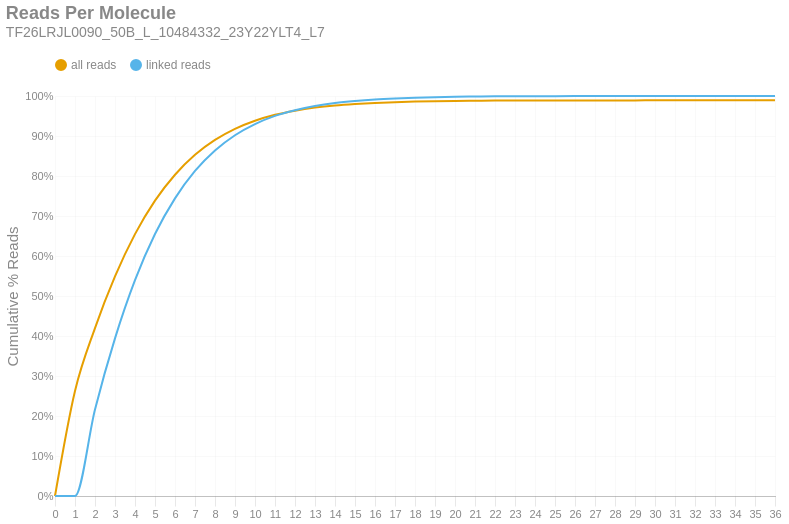

The cell this chart's notebook holds for it:
### Markdown cell above
### Reads per Molecule
This chart shows the cumulative distribution of the number of reads per linked molecule. That is, how many alignments are associated with a unique molecule. This excludes the number of reads associated with invalid or absent linked-read barcodes. The `linked` histogram is the percentages recalculated when disregarding singletons.

### Code cell
if SKIPLR:
    print_html(f"Skipped")
else:
    counts = np.bincount(valids['reads'].cast(pl.Int64).to_numpy())
    weighted = counts * np.arange(len(counts))
    all_perc = weighted / n_reads
    linked_perc = weighted / n_linked_reads
    linked_perc[1] = 0
    binned_df = pl.DataFrame({
        'readsper': list(range(len(counts))),
        'all reads (cumsum)': np.cumsum(all_perc).tolist(),
        'linked reads (cumsum)': np.cumsum(linked_perc).tolist(),
    })

    with SafeRender(binned_df):
        (
            density_plot(binned_df, 'Reads Per Molecule', samplename, 'readspmol')
            .encode(
                x=alt.X('readsper:O', title=None).axis(labelAngle=0).scale(padding=0),
                y=alt.Y('value:Q', title='Cumulative % Reads').axis(format='%').stack(False),
                color=alt.Color("key:N").scale(domain=["all reads", "linked reads"]),
                tooltip=[
                    alt.Tooltip("key:N", title="Data Type"),
                    alt.Tooltip("readsper:O", title="Reads Per Molecule"),
                    alt.Tooltip("value:Q", format=".2%", title="% Reads (Cum.)")
                ]            
            )
        ).display()

### Figure 1 — Vega-Lite specification as saved in the notebook (floating-point values rounded to 4 significant figures)
{"width": "container", "height": 400, "config": {"title": {"anchor": "start", "dy": -15, "fontSize": 18, "color": "#888888", "subtitleColor": "#888888", "subtitleFontSize": 14}, "arc": {"fill": "#0072B2"}, "axis": {"domainColor": "#888888", "domainWidth": 0.5, "gridWidth": 0.2, "grid": false, "titleFontWeight": 400, "titleFontSize": 15, "labelFontSize": 11, "labelColor": "#888888", "tickColor": "#888888", "tickWidth": 0.2, "titleColor": "#888888"}, "axisBand": {"grid": false}, "axisX": {"grid": true, "tickSize": 10, "domainCap": "round"}, "axisY": {"domain": false, "grid": true, "tickSize": 0, "domainCap": "round"}, "background": "transparent", "header": {"labelFontSize": 15, "labelColor": "#888888", "titleFontSize": 15, "titleFontWeight": 600, "titleColor": "#888888"}, "legend": {"labelFont": "sans-serif", "labelFontSize": 12, "labelColor": "#888888", "symbolSize": 100, "symbolType": "circle", "titleFontSize": 12, "titlePadding": 10, "titleColor": "#888888", "title": null, "orient": "top"}, "range": {"category": ["#E69F00", "#56B4E9", "#009E73", "#F0E442", "#0072B2", "#D55E00", "#CC79A7", "#000000"], "diverging": ["#cfe8f3", "#a2d4ec", "#73bfe2", "#46abdb", "#1696d2", "#12719e"]}, "area": {"fill": "#0072B2", "fillOpacity": 0.7, "line": true, "strokeOpacity": 0.7}, "line": {"color": "#0072B2", "stroke": "#0072B2", "strokeWidth": 2}, "trail": {"color": "#0072B2", "stroke": "#0072B2", "strokeWidth": 0, "size": 1}, "point": {"filled": true, "fillOpacity": 1.0, "size": 95}, "text": {"color": "#888888", "fontSize": 11, "align": "right", "fontWeight": 400, "size": 11}, "bar": {"fill": "#0072B2", "stroke": null}, "view": {"stroke": null, "continuousWidth": 660, "continuousHeight": 400}}, "data": {"name": "data-d7b8c46e61ee4db302f9ac8c60bba8f3"}, "mark": {"type": "line", "interpolate": "monotone", "point": {"opacity": 0, "size": 275}}, "encoding": {"color": {"field": "key", "scale": {"domain": ["all reads", "linked reads"]}, "type": "nominal"}, "tooltip": [{"field": "key", "title": "Data Type", "type": "nominal"}, {"field": "readsper", "title": "Reads Per Molecule", "type": "ordinal"}, {"field": "value", "format": ".2%", "title": "% Reads (Cum.)", "type": "quantitative"}], "x": {"axis": {"labelAngle": 0}, "field": "readsper", "scale": {"padding": 0}, "title": null, "type": "ordinal"}, "y": {"axis": {"format": "%"}, "field": "value", "stack": false, "title": "Cumulative % Reads", "type": "quantitative"}}, "params": [{"name": "param_c36ac31b6afebe62", "select": {"type": "point", "fields": ["key"]}, "bind": "legend"}], "title": {"text": "Reads Per Molecule", "subtitle": "TF26LRJL0090_50B_L_10484332_23Y22YLT4_L7"}, "transform": [{"fold": ["all reads (cumsum)", "linked reads (cumsum)"]}, {"calculate": "replace(datum.key, ' (cumsum)', '')", "as": "key"}, {"filter": {"param": "param_c36ac31b6afebe62"}}], "usermeta": {"embedOptions": {"downloadFileName": "TF26LRJL0090_50B_L_10484332_23Y22YLT4_L7.readspmol"}}, "$schema": "https://vega.github.io/schema/vega-lite/v6.4.1.json", "datasets": {"data-d7b8c46e61ee4db302f9ac8c60bba8f3": [{"readsper": 0, "all reads (cumsum)": 0.0, "linked reads (cumsum)": 0.0}, {"readsper": 1, "all reads (cumsum)": 0.2626, "linked reads (cumsum)": 0.0}, {"readsper": 2, "all reads (cumsum)": 0.4198, "linked reads (cumsum)": 0.2164}, {"readsper": 3, "all reads (cumsum)": 0.5489, "linked reads (cumsum)": 0.3941}, {"readsper": 4, "all reads (cumsum)": 0.6546, "linked reads (cumsum)": 0.5396}, {"readsper": 5, "all reads (cumsum)": 0.7384, "linked reads (cumsum)": 0.655}, {"readsper": 6, "all reads (cumsum)": 0.8032, "linked reads (cumsum)": 0.7441}, {"readsper": 7, "all reads (cumsum)": 0.853, "linked reads (cumsum)": 0.8127}, {"readsper": 8, "all reads (cumsum)": 0.8902, "linked reads (cumsum)": 0.8638}, {"readsper": 9, "all reads (cumsum)": 0.9179, "linked reads (cumsum)": 0.9019}, {"readsper": 10, "all reads (cumsum)": 0.9381, "linked reads (cumsum)": 0.9298}, {"readsper": 11, "all reads (cumsum)": 0.953, "linked reads (cumsum)": 0.9502}, {"readsper": 12, "all reads (cumsum)": 0.9633, "linked reads (cumsum)": 0.9645}, {"readsper": 13, "all reads (cumsum)": 0.971, "linked reads (cumsum)": 0.975}, {"readsper": 14, "all reads (cumsum)": 0.9763, "linked reads (cumsum)": 0.9824}, {"readsper": 15, "all reads (cumsum)": 0.98, "linked reads (cumsum)": 0.9875}, {"readsper": 16, "all reads (cumsum)": 0.9828, "linked reads (cumsum)": 0.9913}, {"readsper": 17, "all reads (cumsum)": 0.9847, "linked reads (cumsum)": 0.9939}, {"readsper": 18, "all reads (cumsum)": 0.9861, "linked reads (cumsum)": 0.9958}, {"readsper": 19, "all reads (cumsum)": 0.9871, "linked reads (cumsum)": 0.9972}, {"readsper": 20, "all reads (cumsum)": 0.9878, "linked reads (cumsum)": 0.9982}, {"readsper": 21, "all reads (cumsum)": 0.9881, "linked reads (cumsum)": 0.9986}, {"readsper": 22, "all reads (cumsum)": 0.9885, "linked reads (cumsum)": 0.9991}, {"readsper": 23, "all reads (cumsum)": 0.9887, "linked reads (cumsum)": 0.9994}, {"readsper": 24, "all reads (cumsum)": 0.9888, "linked reads (cumsum)": 0.9996}, {"readsper": 25, "all reads (cumsum)": 0.9889, "linked reads (cumsum)": 0.9996}, {"readsper": 26, "all reads (cumsum)": 0.9889, "linked reads (cumsum)": 0.9997}, {"readsper": 27, "all reads (cumsum)": 0.989, "linked reads (cumsum)": 0.9998}, {"readsper": 28, "all reads (cumsum)": 0.989, "linked reads (cumsum)": 0.9999}, {"readsper": 29, "all reads (cumsum)": 0.9891, "linked reads (cumsum)": 0.9999}, {"readsper": 30, "all reads (cumsum)": 0.9891, "linked reads (cumsum)": 0.9999}, {"readsper": 31, "all reads (cumsum)": 0.9891, "linked reads (cumsum)": 1.0}, {"readsper": 32, "all reads (cumsum)": 0.9891, "linked reads (cumsum)": 1.0}, {"readsper": 33, "all reads (cumsum)": 0.9891, "linked reads (cumsum)": 1.0}, {"readsper": 34, "all reads (cumsum)": 0.9891, "linked reads (cumsum)": 1.0}, {"readsper": 35, "all reads (cumsum)": 0.9891, "linked reads (cumsum)": 1.0}, {"readsper": 36, "all reads (cumsum)": 0.9891, "linked reads (cumsum)": 1.0}]}}
